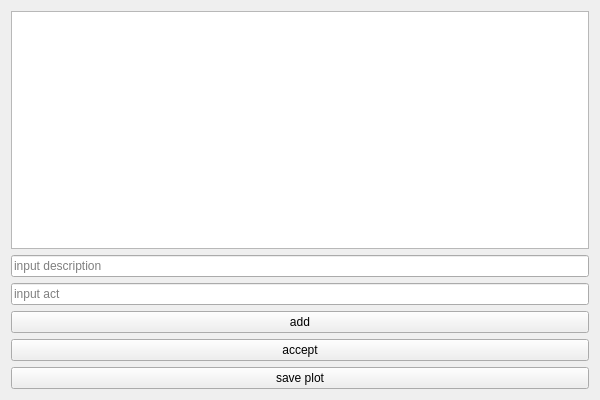
<?xml version="1.0" encoding="UTF-8"?>
<ui version="4.0">
    <class>guiClass</class>
    <widget class="QWidget" name="guiClass">
        <property name="geometry">
            <rect>
                <x>0</x>
                <y>0</y>
                <width>600</width>
                <height>400</height>
            </rect>
        </property>
        <property name="windowTitle">
            <string>gui</string>
        </property>
        <layout class="QVBoxLayout" name="verticalLayout">
            <item>
                <widget class="QTableView" name="tableView"/>
            </item>
            <item>
                <widget class="QLineEdit" name="descriptionInput">
                    <property name="placeholderText">
                        <string>input description</string>
                    </property>
                </widget>
            </item>
            <item>
                <widget class="QLineEdit" name="actInput">
                    <property name="placeholderText">
                        <string>input act</string>
                    </property>
                </widget>
            </item>
            <item>
                <widget class="QPushButton" name="addButton">
                    <property name="text">
                        <string>add</string>
                    </property>
                </widget>
            </item>
            <item>
                <widget class="QPushButton" name="acceptButton">
                    <property name="text">
                        <string>accept</string>
                    </property>
                </widget>
            </item>
            <item>
                <widget class="QPushButton" name="savePlotButton">
                    <property name="text">
                        <string>save plot</string>
                    </property>
                </widget>
            </item>
        </layout>
    </widget>
    <layoutdefault spacing="6" margin="11"/>
    <resources>
        <include location="gui.qrc"/>
    </resources>
    <connections/>
</ui>
